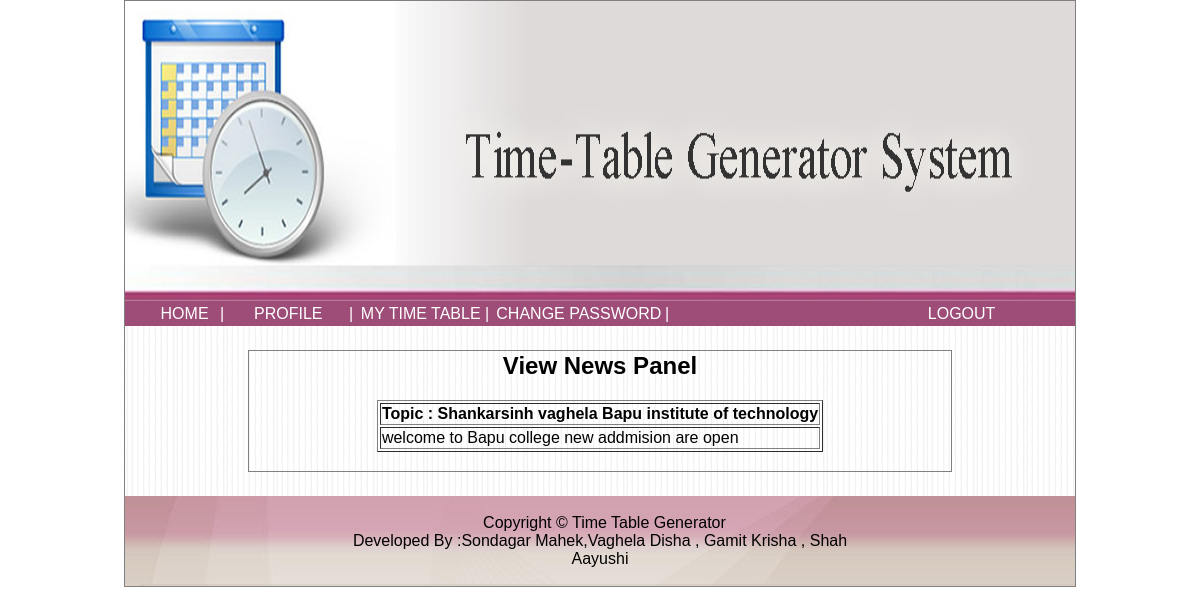
The page /student/view.php?id=2 (signed in) on the database as committed earlier.
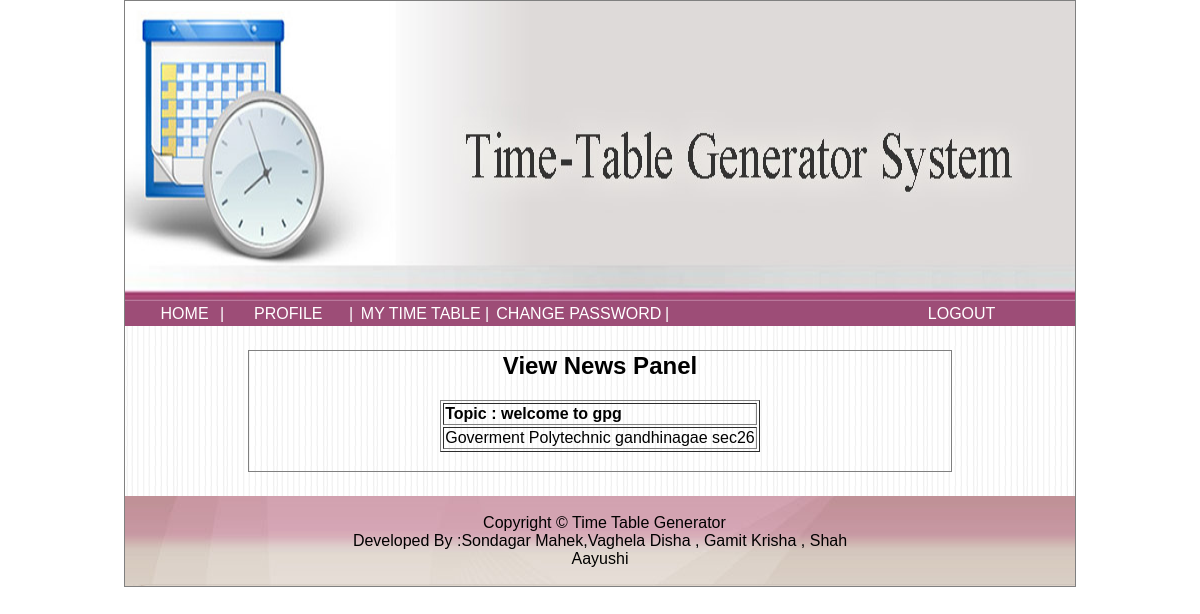
The same page on the database as committed later.
### tables this page shows
CREATE TABLE `newstable` (
  `newsid` int(11) NOT NULL,
  `news` varchar(50) NOT NULL,
  `description` varchar(500) NOT NULL
);

### student/view.php (the view, shortened to what this page needs)
<?php
 $id = $_GET['id'];
 include("header.html"); ?>
        <div style="width:950px;background-image:url('../images/bg.png');">
	<table>
	<tr>
	<td style="width:125px;">&nbsp;</td>
	<td style="width:700px;">&nbsp;</td>
	<td style="width:125px;">&nbsp;</td>
	</tr>
	<tr>
	<td style="width:125px;">&nbsp;</td>
	<td style="width:700px;border:1px solid gray;">
	<div id="my" style="width:700px;">
		<center><h2> View News Panel </h2>
	<?php
	include("../config.php");
	$q = "select * from newstable where newsid='$id'";
	$r = mysqli_query($con,$q);
	$c = mysqli_num_rows($r);
	if($c>0)
	{
		echo "<table border='1'>";
		while($row = mysqli_fetch_array($r))
		{
			echo "<tr>";
			echo "<td> <b> Topic : ".$row['news']."</b></td>";
			echo "</tr>";
			echo "<tr>";
			echo "<td style='text-align:justify;'>".$row['description']."</td>";
			echo "</tr>";
		}
		echo "</table>";
	}
	else
	{
		echo "No Data to Display";
	}
	?>
	</center>
	<br>
	</div>
	</td>
	<td style="width:125px;">&nbsp;</td>
</tr>
<tr>
	<td style="width:125px;">&nbsp;</td>
	<td style="width:700px;">&nbsp;</td>
	<td style="width:125px;">&nbsp;</td>
</tr>
</table>
        </div>

Rows that differ between the two databases and show on the page:
removed newstable: news "Shankarsinh vaghela Bapu institute of technology", description "welcome to Bapu college new addmision are open"
added newstable: news "welcome to gpg", description "Goverment Polytechnic gandhinagae sec26"
